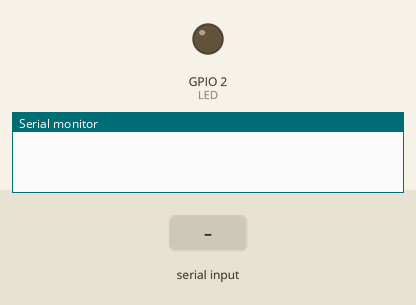
Recording of a sketch running on a simulated ESP32. On the bench: output pins drawn as LEDs (lit = HIGH), the last lines printed to the serial monitor. The inputs (shaded band) are chosen by the test bench. Nothing arrives over Bluetooth unless stated.

Above: at 1.2 s.
1.3 s: "1" received over the second serial link
At 2.5 s:
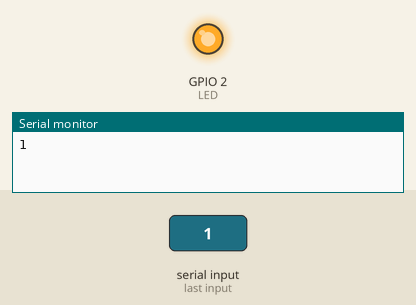
2.8 s: "0" received over the second serial link
At 3.7 s:
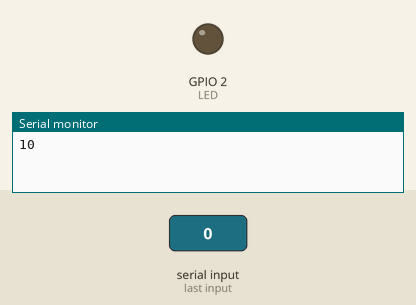
Timing chart, 0 to 5.8 s (numbered marks = the images above; inputs shaded):
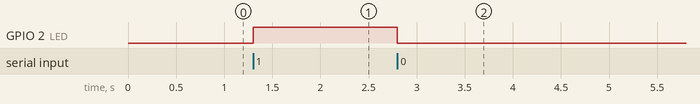

Measured:
- after the input at 1.3 s, GPIO 2 (LED): LOW → HIGH at once
- after the input at 2.8 s, GPIO 2 (LED): HIGH → LOW at once

The sketch:

Bluetooth.ino
```cpp
#include <BluetoothSerial.h>

int valor;

BluetoothSerial SerialBT;

// LED integrado del ESP32
#define LED 2

void setup() {

  Serial.begin(9600);
  SerialBT.begin("ESP32");

  pinMode(LED, OUTPUT);
  digitalWrite(LED, LOW);
}

void loop() {

  // Revisamos si llegaron datos por Bluetooth
  while (SerialBT.available()) {

    valor = SerialBT.read();

    // Mostrar el dato recibido en el Monitor Serial
    Serial.write(valor);

    // Si recibe el carácter '1', enciende el LED
    if (valor == '1') {
      digitalWrite(LED, HIGH);
    }
    // Cualquier otro valor numérico apaga el LED
    else if (valor >= '0' && valor <= '9') {
      digitalWrite(LED, LOW);
    }
  }


  // Revisamos si llegaron datos por el puerto serial
  while (Serial.available()) {

    valor = Serial.read();

    // Enviamos el valor al Bluetooth
    SerialBT.write(valor);
  }
}
```
